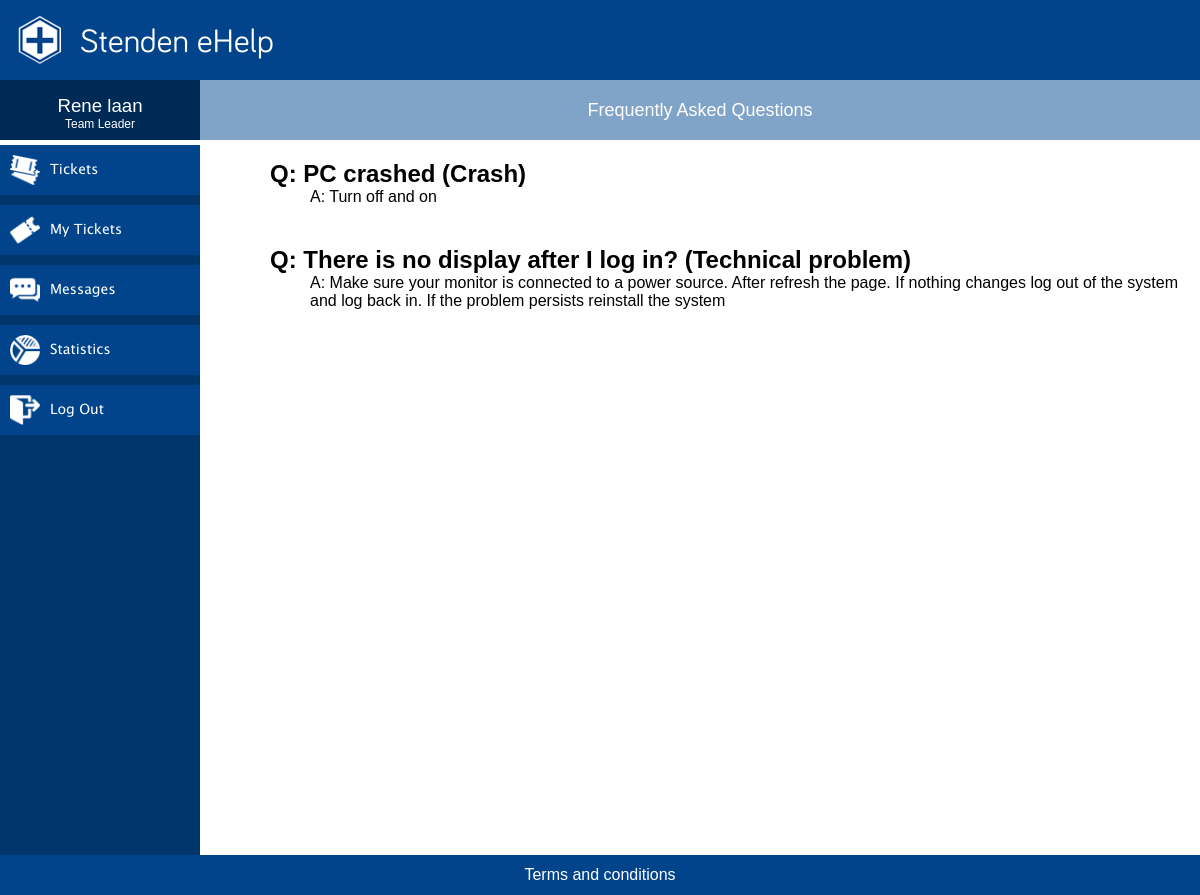
/faq.php (signed in), run on the app's committed database.
### tables this page shows
CREATE TABLE `incident` (
  `incident_id` int(11) NOT NULL,
  `client_id` int(5) DEFAULT NULL,
  `operator_id` int(5) DEFAULT NULL,
  `status_id` int(11) DEFAULT '1',
  `category_id` int(11) DEFAULT NULL,
  `description` varchar(512) DEFAULT NULL,
  `solution` varchar(512) DEFAULT NULL,
  `start_date` timestamp NULL DEFAULT CURRENT_TIMESTAMP,
  `end_date` datetime DEFAULT NULL
);

CREATE TABLE `category` (
  `category_id` int(11) NOT NULL,
  `category_name` varchar(30) NOT NULL
);

### php/permissions.php (called while the page is built, shortened)
<?php
$permissionTable = [
    "client" => [
        "view" => ['faq.php', 'submitTicket.php', 'MyTickets.php'],
        "edit" => ['viewTicket.php'],
        "delete" => []
    ],
    "employee" => [
        "view" => ['dashboard.php', 'my_tickets.php', 'open_tickets.php', 'my_account.php'],
        "edit" => [],
    ],
    "team leader" => [
        "view" => ['tickets.php', 'MyTickets.php', 'messages.php', 'statistics.php', 'faq.php'],
        "edit" => ['viewTicket.php'],
    ]
];

### faq.php (the view, shortened to what this page needs)
<?php
    require "php/requirements.php";
    $sql = "SELECT description, solution, category_name FROM incident
                INNER JOIN category ON incident.category_id = category.category_id
                INNER JOIN status ON incident.status_id = status.status_id
                WHERE status_name = 'Closed'";
    $faqs = mysqli_query($conn, $sql);
?>
<!DOCTYPE HTML>
<html lang="en">
    <head>
        <link rel="stylesheet" href="css/mainCSS.css">
    </head>
    <body>
        <div class="wrapper">
            <div class="header">
                <div class="logo">
                    <img src="img/logo.png" alt="Stenden eHelp">
                </div>
                <p>Stenden eHelp</p>
            </div>
            <div id="content-wrapper">
                <div id="sidebar">
                    <div class="userDetails">
                        <div class="clientName"><p><?php echo $_SESSION['name']; ?></p></div>
                        <div class="clientType"><p><?php echo $_SESSION['userType']; ?></p></div>
                    </div>
                    <div class="titleDivider"></div>
                    <div class="navWrapper">
                        <?= generateMenu() ?>
                    </div>
                </div>
                <div class="content">
                    <div class="titleBox"><p>Frequently Asked Questions</p></div>
                    <?php if(has_license()){ ?>
                        <div class="faq">
                            <?php while($row = mysqli_fetch_assoc($faqs)){ ?>
                                <article>
                                    <h2>Q: <?= $row['description'] ?> (<?= $row['category_name'] ?>)</h2>
                                    <p>A: <?= $row['solution'] ?></p>
                                </article>
                            <?php } ?>
                        </div>
                    <?php } else { ?>
                        <p>You are not supposed to see this page.</p>
                    <?php } ?>
                </div>
                <div class="footer">
                    <div class="terms">
                        <p>Terms and conditions</p>
                    </div>
                </div>
            </div>
        </div>
    </body>
</html>

### css/mainCSS.css (style rules this page uses)
* { padding:0px; margin:0px; box-sizing: border-box; -webkit-box-sizing: border-box; -moz-box-sizing: border-box; }
img { max-width:100%; max-height:100%; }
p { font-family: 'information', 'Arial', sans-serif; }
.wrapper { min-height: 100vh; width: 100%; float:left; }
.wrapper .header { width: 100%; height: 80px; background-color: #01448b; float:left; }
.wrapper .header p { font-family: 'eStenden', 'Arial', sans-serif; float:left; color: white; font-size: 25pt; line-height: 80px; margin: 0; }
.wrapper .header .logo { float:left; height: 50px; margin: 15px; }
.wrapper #content-wrapper { width: 100%; float: left; margin-bottom: 30px; }
.wrapper #content-wrapper #sidebar { width: 200px; min-height: calc(100vh - 80px); float: left; }
.wrapper #content-wrapper #sidebar .userDetails { width: 100%; height: 60px; float: left; background-color: #002a56; padding-top: 15px; }
.wrapper #content-wrapper #sidebar .userDetails .clientName p { color:white; text-align: center; font-size:14pt; }
.wrapper #content-wrapper #sidebar .userDetails .clientType p { color:white; text-align: center; font-size: 9pt; }
.wrapper #content-wrapper #sidebar .titleDivider { height: 5px; width: 100%; background-color: #fff; float:left; }
.wrapper #content-wrapper #sidebar .navWrapper { width: 100%; background-color: #01366d; min-height: calc(100vh - 80px); float: left; }
.wrapper #content-wrapper .content { width: calc(100% - 200px); min-height: calc(100vh - 80px); float: left; }
.wrapper #content-wrapper .content .titleBox { height: 60px; width: 100%; background-color: #80a3c8; float:left; }
.wrapper #content-wrapper .content .titleBox p { padding: 0; line-height: 60px; text-align: center; color: white; font-size: 18px; }
.wrapper .footer { width: 100%; float: left; background-color:#01448b; position: fixed; text-align: center; line-height: 40px; bottom: 0; color: white; }
.wrapper #content-wrapper .content .faq { height: auto; margin-left: 5%; width: 95%; padding: 20px; overflow-y: scroll; }
.wrapper #content-wrapper .content .faq p { margin-left: 40px; font-family: 'information', 'Arial', sans-serif; }
.wrapper #content-wrapper .content .faq h2 { font-family: 'information', 'Arial', sans-serif; }
.wrapper #content-wrapper .content .faq article { margin-bottom: 40px; }

### data on the page
incident: description "PC crashed", category.category_name "Crash", solution "Turn off and on"
incident: description "There is no display after I log in?", category.category_name "Technical problem", solution "Make sure your monitor is connected to a power source. After refresh the page. If nothing changes log out of the system and log back in. If the problem persists reinstall the system"

### other printed values
$_SESSION['name'] "Rene laan"
$_SESSION['userType'] "Team Leader"
$fileName "Tickets"
$fileName "My Tickets"
$fileName "Messages"
$fileName "Statistics"
